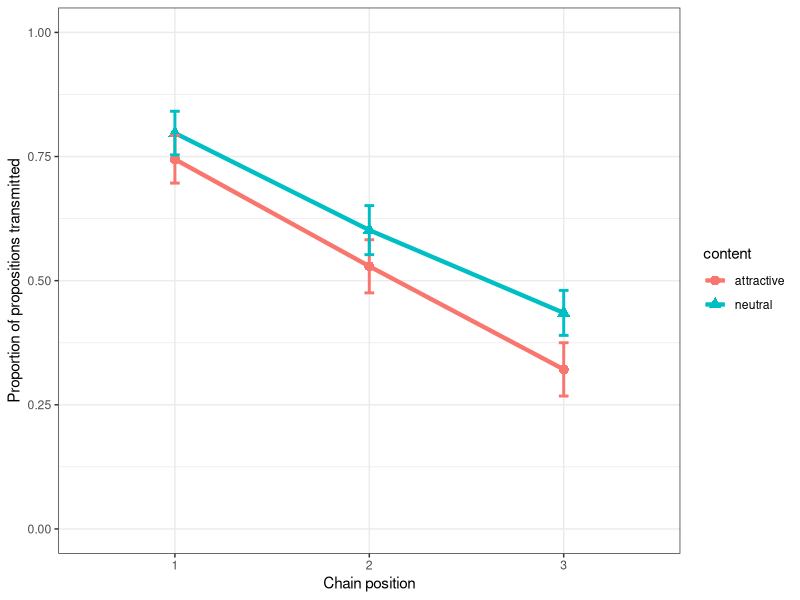
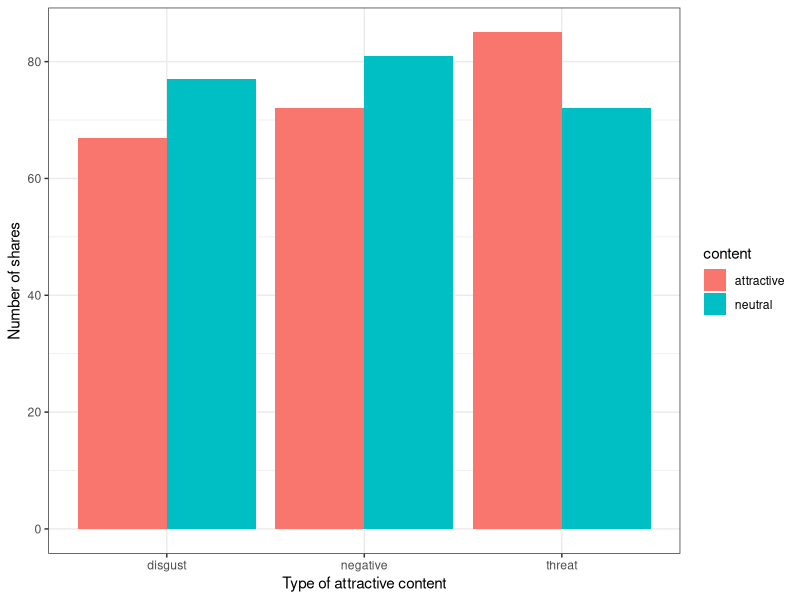

Here is the R script that generated these plots, in order:
## ---- chunk 1
knitr::opts_chunk$set(echo = TRUE)
## ---- chunk 2
library(tidyverse)
library(lme4)

# data structure:
negative <- tibble(content = factor(rep(rep(c("attractive", "neutral"), each = 30), 3)), 
                   proportion = NA,
                   chain_position = factor(rep(1:3, each = 60)),
                   chain_ID = factor(rep(1:60, 3)))

# simulated data:
negative$proportion[1:60] <- rnorm(60, 0.8, .3)
negative$proportion[61:120] <- rnorm(60, 0.6, .3)
negative$proportion[121:180] <- rnorm(60, 0.4, .3)

# test with difference:
# negative <- negative %>%
#  mutate(proportion = replace(proportion, content=="attractive", proportion + 0.05))

negative <- negative %>%
  mutate(proportion = replace(proportion, proportion > 1, 1)) %>%
  mutate(proportion = replace(proportion, proportion < 0, 0))

# plot the proportion of sentence correctly retained:
negative %>%
  ggplot(aes(x = chain_position, y = proportion, colour = content)) + 
    stat_summary(fun = mean, geom = "line", size = 1.5, aes(group = content, colour = content)) +
    stat_summary(fun = mean, geom = "point", size = 3, aes(shape = content)) + 
    stat_summary(fun.data = mean_se, geom = "errorbar", width = 0.05, size = 1) + 
    theme_bw() + 
    ylim(0,1) +
    labs(x = "Chain position", y = "Proportion of propositions transmitted") 
## ---- chunk 3
no_content_model <- lmer(proportion ~ chain_position + (1|chain_ID), data = negative)
AIC(no_content_model)
content_model <- lmer(proportion ~ content + chain_position + (1|chain_ID), data = negative)
AIC(content_model)
## ---- chunk 4
# data structure:
anonymous <- tibble(attractor = NA,
                    content = NA,
                    share = NA,
                    order_of_presentation = factor(rep(1:3, 300)),
                    participant_ID = factor(rep(1:300, each = 3)))

# simulated data:
# randomise content type for each participant:
anonymous$attractor <- as.vector(replicate(300, sample(c("negative", "threat", "disgust"))))
# randomise whether attractive or not:
anonymous$content <- sample(c("attractive","neutral"), replace = TRUE, size = 900)
# randomise participant choices:
anonymous$share <- factor(sample(c(0,1), replace = TRUE, size = 900))

# test with difference:
# for(i in sample(1:900, size = 500)){
#   if(anonymous$content[i] == "attractive"){
#     anonymous$share[i] <- 1
#   }
# }

# plot the number of time a content is shared
anonymous %>%
  filter(share == 1) %>%
  ggplot(aes(x = attractor, fill = content)) +
    geom_bar(position = "dodge") + 
    theme_bw() + 
    labs(x = "Type of attractive content", y = "Number of shares") 
## ---- chunk 5
anonymous_negative <- anonymous %>%
  filter(attractor == "negative")
negative_model <- glmer(share ~  content + (1|participant_ID) + (1|order_of_presentation), family = binomial, data = anonymous_negative)
coef(summary(negative_model))
